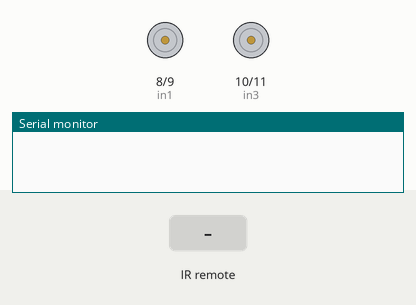
Recording of a sketch running on a simulated Arduino Uno, built with avr-gcc and run on an emulated ATmega328P. On the bench: motor-driver pin pairs drawn as motors (green arrow = first pin HIGH = forward, orange = second pin HIGH = backward, longer = more drive, scaled by the enable pin), the last lines printed to the serial monitor. The inputs (shaded band) are chosen by the test bench.

Above: at 1.2 s.
1.3 s: infrared code 0x807FA857 received
At 2.3 s:
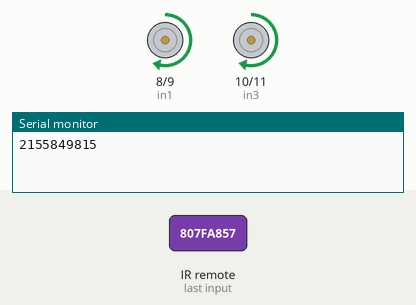
2.8 s: infrared code 0x807FE817 received
At 3.4 s:
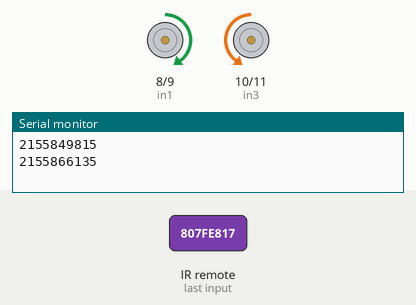
4.3 s: infrared code 0x807F28D7 received
At 4.6 s:
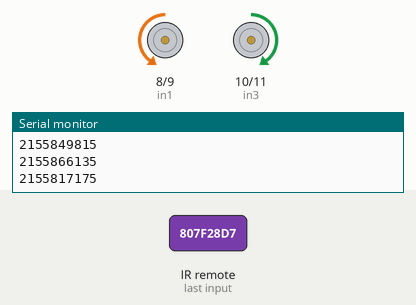
5.8 s: infrared code 0x807F6897 received
At 6.9 s:
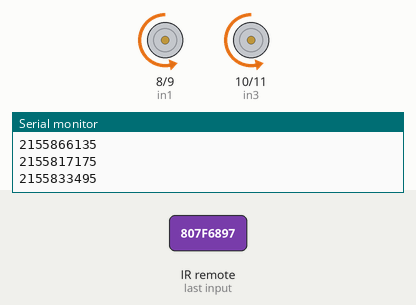
Timing chart, 0 to 8.3 s (numbered marks = the images above; inputs shaded):
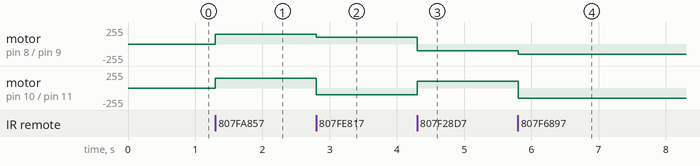

The sketch:

remote_controlled_robot_car.ino
```cpp
/********************************************************************
Engineer : Omar Elsobkey
Version  : 1.0
Date     : 16/1/2021
********************************************************************/

// 2155849815  up
// 2155866135  right
// 2155817175  left
// 2155833495  down

// IR reciever
#include <IRremote.h>
#define ir 12
IRrecv irrecv(ir);
decode_results results;

// h-bridge
#define en_a 5
#define en_b 6
#define in1 8
#define in2 9
#define in3 10
#define in4 11
#define speed1 150 // motor normal speed
#define speed2 100 // motor turning speed

void setup() {
  // put your setup code here, to run once:
  Serial.begin(9600);
  irrecv.enableIRIn();

  pinMode(en_a, OUTPUT);
  pinMode(en_b, OUTPUT);
  pinMode(in1, OUTPUT);
  pinMode(in2, OUTPUT);
  pinMode(in3, OUTPUT);
  pinMode(in4, OUTPUT);
}

void loop() {
  // put your main code here, to run repeatedly:
  if (irrecv.decode(&results)) {
    Serial.println(results.value, DEC);
    switch(results.value) {
    case 2155849815:
      moveF();
      break;
    case 2155866135:
      turnR();
      break;
    case 2155817175:
      turnL();
      break;
    case 2155833495:
      moveB();
      break;
    default:
      off();
      break;
    }
    irrecv.resume(); // Receive the next value
  }
}

// the 2 motors move forward
void moveF() {
  analogWrite(en_a, speed1);
  analogWrite(en_b, speed1);

  digitalWrite(in1, HIGH);
  digitalWrite(in2, LOW);
  digitalWrite(in3, HIGH);
  digitalWrite(in4, LOW);
  delay(500);
}

// the 2 motors move backward
void moveB() {
  analogWrite(en_a, speed1);
  analogWrite(en_b, speed1);

  digitalWrite(in1, LOW);
  digitalWrite(in2, HIGH);
  digitalWrite(in3, LOW);
  digitalWrite(in4, HIGH);
  delay(500);
}

// the right motor move forward and the left motor moves backward
void turnR() {
  analogWrite(en_a, speed2);
  analogWrite(en_b, speed2);

  digitalWrite(in1, HIGH);
  digitalWrite(in2, LOW);
  digitalWrite(in3, LOW);
  digitalWrite(in4, HIGH);
  delay(1000);
}

// the right motor move backward and the left motor moves forward
void turnL() {
  analogWrite(en_a, speed2);
  analogWrite(en_b, speed2);

  digitalWrite(in1, LOW);
  digitalWrite(in2, HIGH);
  digitalWrite(in3, HIGH);
  digitalWrite(in4, LOW);
  delay(1000);
}

// turns off the 2 motors
void off() {
  analogWrite(en_a, 0);
  analogWrite(en_b, 0);

  digitalWrite(in1, LOW);
  digitalWrite(in2, LOW);
  digitalWrite(in3, LOW);
  digitalWrite(in4, LOW);
}
```

Measured:
- after the input at 1.3 s, motor on pin 8 (in1) / pin 9 (in2), motor on pin 10 (in3) / pin 11 (in4): stopped → forward 150/255 at once
- after the input at 2.8 s, motor on pin 8 (in1) / pin 9 (in2): forward 150/255 → forward 100/255 at once; motor on pin 10 (in3) / pin 11 (in4): forward 150/255 → backward 100/255 at once
- after the input at 4.3 s, motor on pin 8 (in1) / pin 9 (in2): forward 100/255 → backward 100/255 at once; motor on pin 10 (in3) / pin 11 (in4): backward 100/255 → forward 100/255 at once
- after the input at 5.8 s, motor on pin 8 (in1) / pin 9 (in2): backward 100/255 → backward 150/255 at once; motor on pin 10 (in3) / pin 11 (in4): forward 100/255 → backward 150/255 at once
